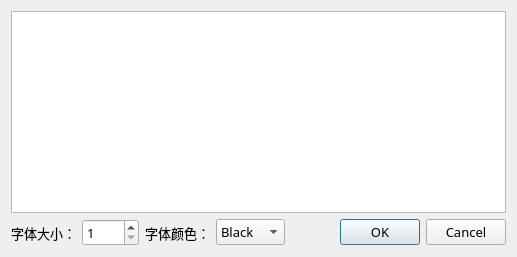
<?xml version="1.0" encoding="UTF-8"?>
<ui version="4.0">
 <class>TextInputDialog</class>
 <widget class="QDialog" name="TextInputDialog">
  <property name="geometry">
   <rect>
    <x>0</x>
    <y>0</y>
    <width>517</width>
    <height>257</height>
   </rect>
  </property>
  <property name="font">
   <font>
    <family>微软雅黑</family>
    <pointsize>10</pointsize>
   </font>
  </property>
  <property name="windowTitle">
   <string>输入文本</string>
  </property>
  <layout class="QGridLayout" name="gridLayout">
   <item row="0" column="0" colspan="5">
    <widget class="QTextEdit" name="textEdit"/>
   </item>
   <item row="1" column="0">
    <widget class="QLabel" name="label">
     <property name="text">
      <string>字体大小：</string>
     </property>
    </widget>
   </item>
   <item row="1" column="1">
    <widget class="QSpinBox" name="sizeSBox">
     <property name="minimum">
      <number>1</number>
     </property>
     <property name="maximum">
      <number>1000</number>
     </property>
     <property name="value">
      <number>1</number>
     </property>
     <property name="displayIntegerBase">
      <number>10</number>
     </property>
    </widget>
   </item>
   <item row="1" column="2">
    <widget class="QLabel" name="label_2">
     <property name="text">
      <string>字体颜色：</string>
     </property>
    </widget>
   </item>
   <item row="1" column="3">
    <widget class="QComboBox" name="colorCBox">
     <property name="currentIndex">
      <number>0</number>
     </property>
     <item>
      <property name="text">
       <string>Black</string>
      </property>
     </item>
     <item>
      <property name="text">
       <string>White</string>
      </property>
     </item>
     <item>
      <property name="text">
       <string>Red</string>
      </property>
     </item>
     <item>
      <property name="text">
       <string>Green</string>
      </property>
     </item>
     <item>
      <property name="text">
       <string>Blue</string>
      </property>
     </item>
     <item>
      <property name="text">
       <string>Yellow</string>
      </property>
     </item>
    </widget>
   </item>
   <item row="1" column="4">
    <widget class="QDialogButtonBox" name="buttonBox">
     <property name="orientation">
      <enum>Qt::Horizontal</enum>
     </property>
     <property name="standardButtons">
      <set>QDialogButtonBox::Cancel|QDialogButtonBox::Ok</set>
     </property>
    </widget>
   </item>
  </layout>
 </widget>
 <resources/>
 <connections>
  <connection>
   <sender>buttonBox</sender>
   <signal>rejected()</signal>
   <receiver>TextInputDialog</receiver>
   <slot>reject()</slot>
   <hints>
    <hint type="sourcelabel">
     <x>316</x>
     <y>260</y>
    </hint>
    <hint type="destinationlabel">
     <x>286</x>
     <y>274</y>
    </hint>
   </hints>
  </connection>
 </connections>
</ui>
